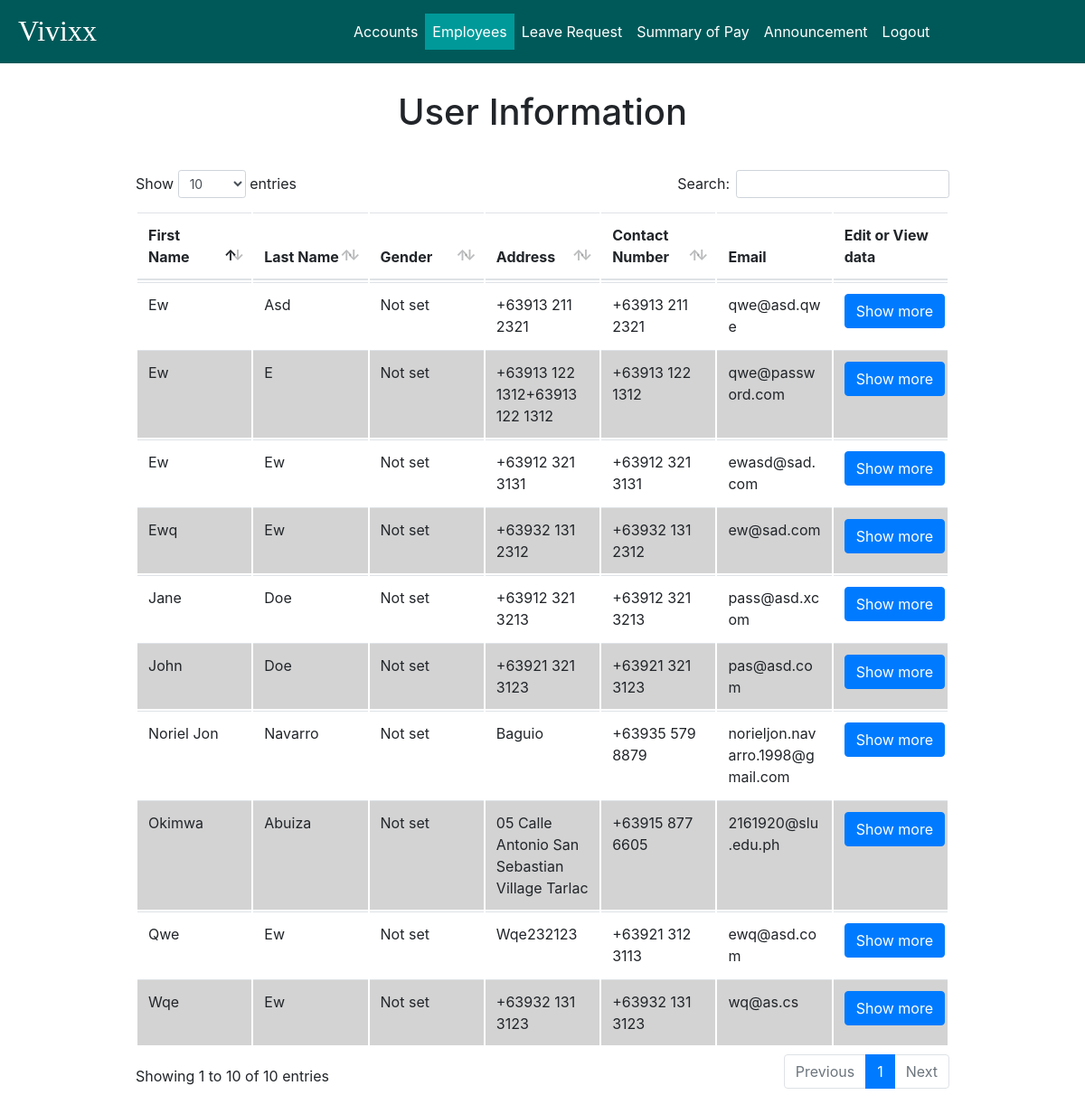
Page /admin/user_information/user_information.php (signed in) on the committed database.
### tables this page shows
CREATE TABLE `user_info` (
  `user_id` int(11) NOT NULL,
  `prof_image` mediumblob,
  `signature` mediumblob,
  `first_name` varchar(45) DEFAULT NULL,
  `middle_name` varchar(45) DEFAULT NULL,
  `last_name` varchar(45) DEFAULT NULL,
  `birth_date` date DEFAULT NULL,
  `birth_place` varchar(45) DEFAULT NULL,
  `contact_number` varchar(45) DEFAULT NULL,
  `facebook_link` varchar(100) DEFAULT NULL,
  `gender` varchar(45) DEFAULT NULL,
  `height` varchar(45) DEFAULT NULL,
  `weight` int(3) DEFAULT NULL,
  `blood_type` varchar(2) DEFAULT NULL,
  `residential_address` varchar(45) DEFAULT NULL,
  `residential_zip` int(4) DEFAULT NULL,
  `residential_tel_no` varchar(45) DEFAULT NULL,
  `permanent_address` varchar(45) DEFAULT NULL,
  `permanent_zip` int(4) DEFAULT NULL,
  `permanent_tel_no` varchar(45) DEFAULT NULL,
  `citizenship` varchar(45) DEFAULT NULL,
  `civil_status` varchar(45) DEFAULT NULL,
  `sss_no` varchar(45) DEFAULT NULL,
  `tin` varchar(45) DEFAULT NULL,
  `philhealth_no` varchar(45) DEFAULT NULL,
  `pagibig_id_no` varchar(45) DEFAULT NULL,
  PRIMARY KEY (`user_id`),
  UNIQUE KEY `user_id_UNIQUE` (`user_id`),
  CONSTRAINT `user_id` FOREIGN KEY (`user_id`) REFERENCES `user` (`user_id`) ON DELETE CASCADE ON UPDATE CASCADE
);

CREATE TABLE `user` (
  `username` varchar(45) NOT NULL,
  `user_id` int(11) NOT NULL AUTO_INCREMENT,
  `email` varchar(45) NOT NULL,
  `password` varchar(255) NOT NULL,
  `date_registered` date NOT NULL,
  `status` enum('enabled','disabled') DEFAULT 'enabled',
  `type` enum('admin','user') DEFAULT 'user',
  PRIMARY KEY (`username`),
  UNIQUE KEY `user_id_UNIQUE` (`user_id`),
  UNIQUE KEY `username_UNIQUE` (`username`)
);

### admin/user_information/user_information.php (the view, shortened to what this page needs)
<!DOCTYPE html>
<html>
<head>
	<link rel="stylesheet" href="../../style/bootstrap/bootstrap.min.css">
	<link type="text/css" rel="stylesheet" href="../style/style.css" media="screen, projection">
    <link rel="stylesheet" href="../style/datatables.css">
</head>
<body>
	<div id="wrapper">
		<nav class="navbar fixed-top navbar-expand-lg navbar-dark" id="navigation-bar">
			<a href="../accounts/accounts_status.php" class="navbar-brand">Vivixx</a>
			<div class="collapse navbar-collapse" id="navbar-content">
				<ul class="navbar-nav">
					<li class="nav-item">
						<a class="nav-link" href="../accounts/accounts_status.php">Accounts</a>
					</li>
					<li class="nav-item active">
						<a class="nav-link" href="../user_information/user_information.php">Employees</a>
					</li>
					<li class="nav-item">
						<a class="nav-link" href="../leave_request/leave_requests.php">Leave Request</a>
					</li>
					<li class="nav-item">
						<a class="nav-link" href="../payslip.php">Summary of Pay</a>
					</li>
					<li class="nav-item">
						<a class="nav-link" href="../announcements/announcement.php">Announcement</a>
					</li>
					<li class="nav-item">
						<a class="nav-link logout" href="../utilities/logout.php">Logout</a>
					</li>
				</ul>
			</div>
		</nav>
		<div class="user-content container-fluid">
			<div class="text-center">
				<h1>User Information</h1>
			</div>
			<div style="margin: 5vh 15vh;">
				<table class="table" id="table">
					<thead>
						<tr>
							<th>First Name</th>
							<th>Last Name</th>
							<th>Gender</th>
							<th>Address</th>
							<th>Contact Number</th>
							<th>Email</th>
							<th>Edit or View data</th>
						</tr>
					</thead>
					<?php
					include '../../utilities/session.php';
					$sql = "SELECT * FROM user_info NATURAL JOIN user WHERE type='user' and
						(birth_place is not null and birth_place is not null and contact_number is not null and gender is not null and height is not null
						and weight is not null and blood_type is not null and residential_address is not null and residential_zip is not null and
						residential_tel_no is not null and permanent_address is not null and permanent_zip is not null and permanent_tel_no is not null
						and citizenship is not null and civil_status is not null and sss_no is not null and tin is not null and philhealth_no and
						pagibig_id_no is not null)";
					$result = $connect->query($sql);
					if($result-> num_rows > 0){
						while($row = $result->fetch_assoc()){
							if($row["gender"] === "m"){
								$gender = "Male";
							}else if($row["gender"] === "f"){
								$gender = "Female";
							}else{
								$gender = "Not set";
							}
							if(!isset($row["residential_address"])){
								$address = "Not set";
							}else{
								$address = $row["residential_address"];
							}
							if(!isset($row["contact_number"])){
								$contact = "Not set";
							}else{
								$contact = $row["contact_number"];
							}
							$show = "
							<input name='show' value='show' style='display: none;'>
							<a href='view_information.php?user_id=".$row['user_id'].
								"& fname=".$row['first_name']."& mname=".$row['middle_name'] .
								"& lname=" .$row['last_name'] ."' class='show btn btn-primary'>Show more</a>";
							echo "
							<tr>
							<td>" . ucwords($row['first_name']) . "</td>
							<td>" . ucwords($row['last_name']) . "</td>
							<td>" . $gender . "</td>
							<td>" . $address . "</td>
							<td>" . $contact . "</td>
							<td>" . $row['email'] . "</td>
							<td>" . $show ."</td>
							</tr>";
						}
					}
					?>
				</table>
			</div>
		</div>
	</div>
</body>
</html>

### admin/style/style.css (style rules this page uses)
#navigation-bar { background-color: #005959; max-height: 70px; min-height: 70px; padding: 0 0 0 5px; }
#navigation-bar .navbar-brand { font-size: 2rem !important; font-family: rockwell; height: auto; margin: 3px 23vw 5px 15px; }
#navigation-bar .navbar-nav .active { background-color: #009999; }
#navigation-bar .navbar-nav .nav-link { color: #fff; display: block; }
#wrapper #navbar-content { background-color: inherit; }
#wrapper .user-content { margin-top: 100px; }
table { margin: 0 auto; width: 100%; clear: both; border-collapse: collapse; table-layout: fixed; word-wrap: break-word; }

### admin/style/datatables.css (style rules this page uses)
table.dataTable { clear: both; margin-top: 6px !important; margin-bottom: 6px !important; max-width: none !important; border-collapse: separate !important; }
table.dataTable td, table.dataTable th { -webkit-box-sizing: content-box; box-sizing: content-box; }
table.dataTable thead > tr > th.sorting_asc, table.dataTable thead > tr > th.sorting_desc, table.dataTable thead > tr > th.sorting, table.dataTable thead > tr > td.sorting_asc, table.dataTable thead > tr > td.sorting_desc, table.dataTable thead > tr > td.sorting { padding-right: 30px; }
table.dataTable thead .sorting, table.dataTable thead .sorting_asc, table.dataTable thead .sorting_desc, table.dataTable thead .sorting_asc_disabled, table.dataTable thead .sorting_desc_disabled { cursor: pointer; position: relative; }
table.dataTable thead .sorting:before, table.dataTable thead .sorting:after, table.dataTable thead .sorting_asc:before, table.dataTable thead .sorting_asc:after, table.dataTable thead .sorting_desc:before, table.dataTable thead .sorting_desc:after, table.dataTable thead .sorting_asc_disabled:before, table.dataTable thead .sorting_asc_disabled:after, table.dataTable thead .sorting_desc_disabled:before, table.dataTable thead .sorting_desc_disabled:after { position: absolute; bottom: 0.9em; display: block; opacity: 0.3; }
table.dataTable thead .sorting:before, table.dataTable thead .sorting_asc:before, table.dataTable thead .sorting_desc:before, table.dataTable thead .sorting_asc_disabled:before, table.dataTable thead .sorting_desc_disabled:before { right: 1em; content: "\2191"; }
table.dataTable thead .sorting:after, table.dataTable thead .sorting_asc:after, table.dataTable thead .sorting_desc:after, table.dataTable thead .sorting_asc_disabled:after, table.dataTable thead .sorting_desc_disabled:after { right: 0.5em; content: "\2193"; }
table.dataTable thead .sorting_asc:before, table.dataTable thead .sorting_desc:after { opacity: 1; }
table.dataTable tr.odd { background-color: white; }
table.dataTable tr.even { background-color: lightgrey; }

### rows in the picture
user_info: first_name "Ew", last_name "Asd", gender "Not set", residential_address "+63913 211 2321", contact_number "+63913 211 2321", user.email "qwe@asd.qwe"
user_info: first_name "Ewq", last_name "Ew", gender "Not set", residential_address "+63932 131 2312", contact_number "+63932 131 2312", user.email "ew@sad.com"
user_info: first_name "Ew", last_name "E", gender "Not set", residential_address "+63913 122 1312+63913 122 1312", contact_number "+63913 122 1312", user.email "qwe@password.com"
user_info: first_name "Ew", last_name "Ew", gender "Not set", residential_address "+63912 321 3131", contact_number "+63912 321 3131", user.email "ewasd@sad.com"
user_info: first_name "John", last_name "Doe", gender "Not set", residential_address "+63921 321 3123", contact_number "+63921 321 3123", user.email "pas@asd.com"
user_info: first_name "Jane", last_name "Doe", gender "Not set", residential_address "+63912 321 3213", contact_number "+63912 321 3213", user.email "pass@asd.xcom"
user_info: first_name "Noriel Jon", last_name "Navarro", gender "Not set", residential_address "Baguio", contact_number "+63935 579 8879", user.email "norieljon.navarro.1998@gmail.com"
user_info: first_name "Okimwa", last_name "Abuiza", gender "Not set", residential_address "05 Calle Antonio San Sebastian Village Tarlac", contact_number "+63915 877 6605", user.email "2161920@slu.edu.ph"
user_info: first_name "Qwe", last_name "Ew", gender "Not set", residential_address "Wqe232123", contact_number "+63921 312 3113", user.email "ewq@asd.com"
user_info: first_name "Wqe", last_name "Ew", gender "Not set", residential_address "+63932 131 3123", contact_number "+63932 131 3123", user.email "wq@as.cs"
